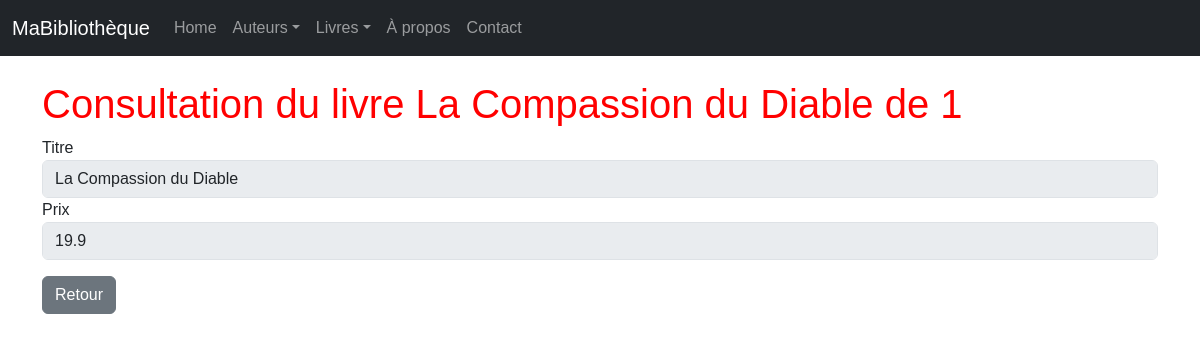
/livres/1/view/, run on an earlier commit of the app's database.
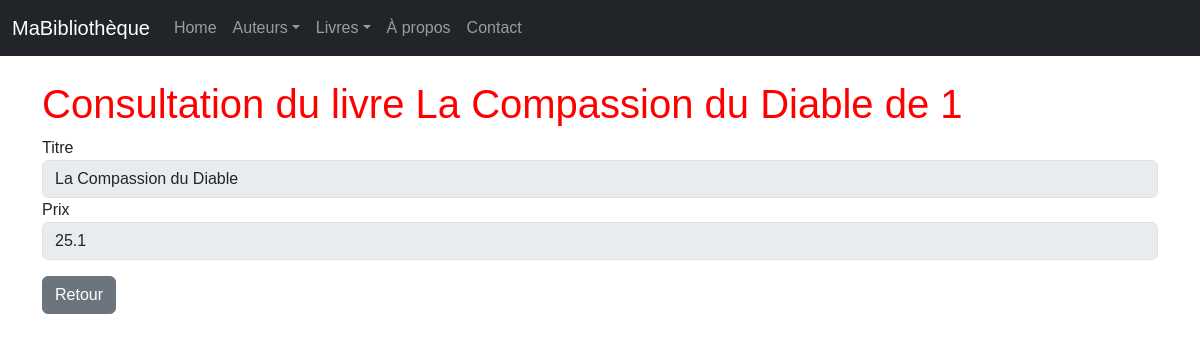
And on a later commit of the database.
### monApp/models.py (models this page shows, shortened)
class Livre(db.Model):
    IdL = db.Column(db.Integer, primary_key=True)
    Prix = db.Column(db.Float())
    Titre = db.Column(db.String(255))
    Url = db.Column(db.String(255))
    Img = db.Column(db.String(255))
    auteur_id = db.Column (db.Integer , db.ForeignKey ("auteur.idA") )
    auteur = db.relationship ("Auteur", backref =db.backref ("livres", lazy="dynamic") )

### monApp/views.py (the view)
@app.route('/livres/<IdL>/view/')
def viewLivre(IdL):
    unLivre = Livre.query.get(IdL)
    unForm = FormLivre(IdL=unLivre.IdL , Titre=unLivre.Titre, Prix=unLivre.Prix)
    return render_template("livre_view.html",selectedLivre=unLivre, viewForm=unForm)

### monApp/forms.py
class FormLivre(FlaskForm):
    IdL=HiddenField('IdL')
    Prix = StringField ('Prix', validators =[DataRequired()])
    Titre = StringField ('Titre', validators =[DataRequired()])

### monApp/templates/livre_view.html (shortened to what this page needs)
{% extends "base.html" %}
{% block main %}
<h1>Consultation du livre {{ selectedLivre.Titre }} de {{ selectedLivre.auteur_id }}</h1>
<form role="form" method="POST" action="">
    <div class="form-group mb-3">
        {{ viewForm.Titre.label }}
        {{ viewForm.Titre(size=50, disabled=True, class_="form-control") }}
        {{ viewForm.Prix.label }}
        {{ viewForm.Prix(size=50, disabled=True, class_="form-control") }}
    </div>
    <a href="{{ url_for('getLivres') }}" class="btn btn-secondary">Retour</a>
</form>
{% endblock %}

### monApp/templates/base.html (shortened to what this page needs)
<html>
    <head>
        <link href="https://cdn.jsdelivr.net/npm/bootstrap@5.3.0/dist/css/bootstrap.min.css" rel="stylesheet">
        <link rel="stylesheet" href="{{ url_for('static', filename='style.css') }}">
    </head>
    <body>
        {% block navbar %}
        <nav class="navbar navbar-expand-md navbar-dark bg-dark fixed-top">
            <div class="container-fluid">
                <a class="navbar-brand">MaBibliothèque</a>
                    <div class="collapse navbar-collapse" id="mainNavbar">
                    <ul class="navbar-nav me-auto mb-2 mb-md-0">
                        <li class="nav-item"><a class="nav-link" href="{{ url_for('index') }}">Home</a></li>
                        <li class="nav-item dropdown"><a class="nav-link dropdown-toggle" href="#"
                            id="auteursDropdown" role="button" data-bs-toggle="dropdown"
                            aria-expanded="false">Auteurs</a>
                            </li>
                            <li class="nav-item dropdown"><a class="nav-link dropdown-toggle" href="#"
                            id="livresDropdown" role="button" data-bs-toggle="dropdown"
                            aria-expanded="false">Livres</a>
                        </li>
                        <li class="nav-item"><a class="nav-link" href="{{ url_for('about') }}">À propos</a>
                        </li>
                        <li class="nav-item"><a class="nav-link" href="{{ url_for('contact') }}">Contact</a>
                        </li>
                    </ul>
                </div>
            </div>
        </nav> {% endblock %}
    {% block content %}
        <main  id="main" role="main" class="container">
            {% block main %}{% endblock %}
        </main>
    {% endblock %}
    </body>
</html>

### monApp/static/style.css (style rules this page uses)
#main { margin-top: 5em; }
body { font-family: sans-serif; }
h1 { color : red; }

What changed in the data, as far as the page shows it:
changed Livre "La Compassion du Diable": Prix "19.9" → "25.1"
